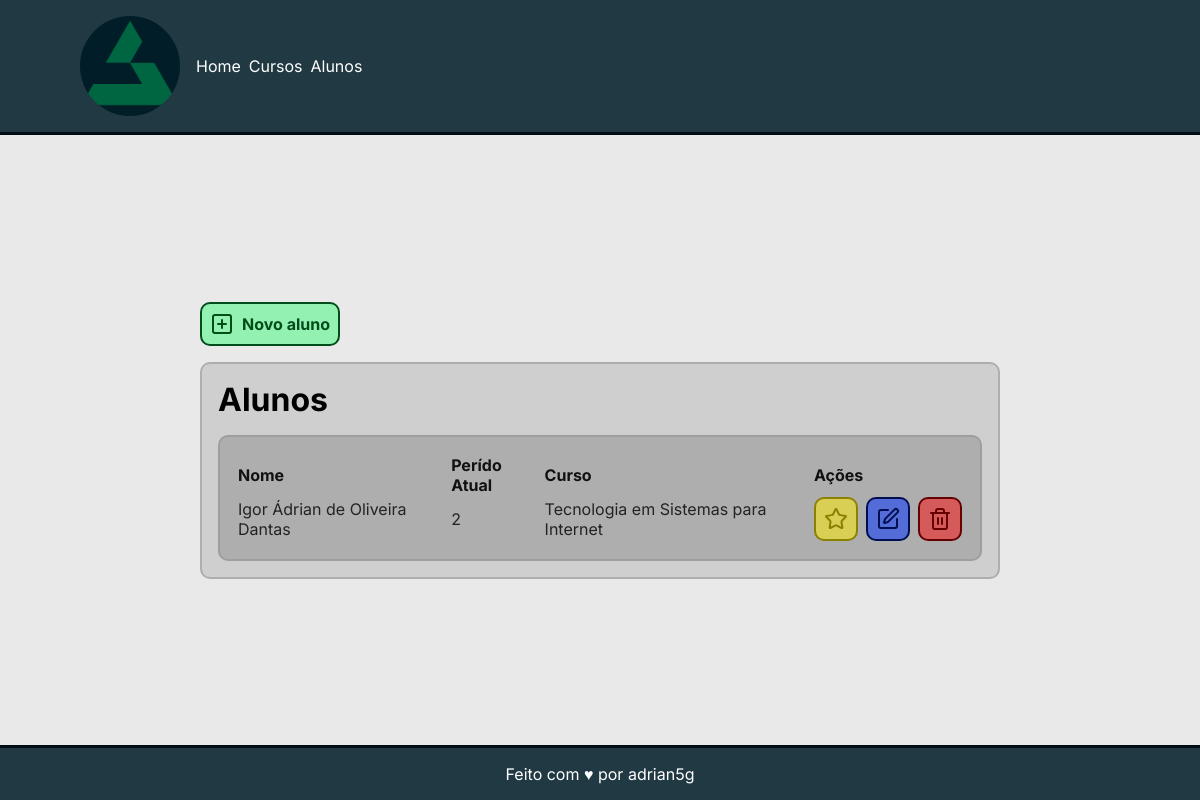
Page /listar_alunos/ on the earlier database version.
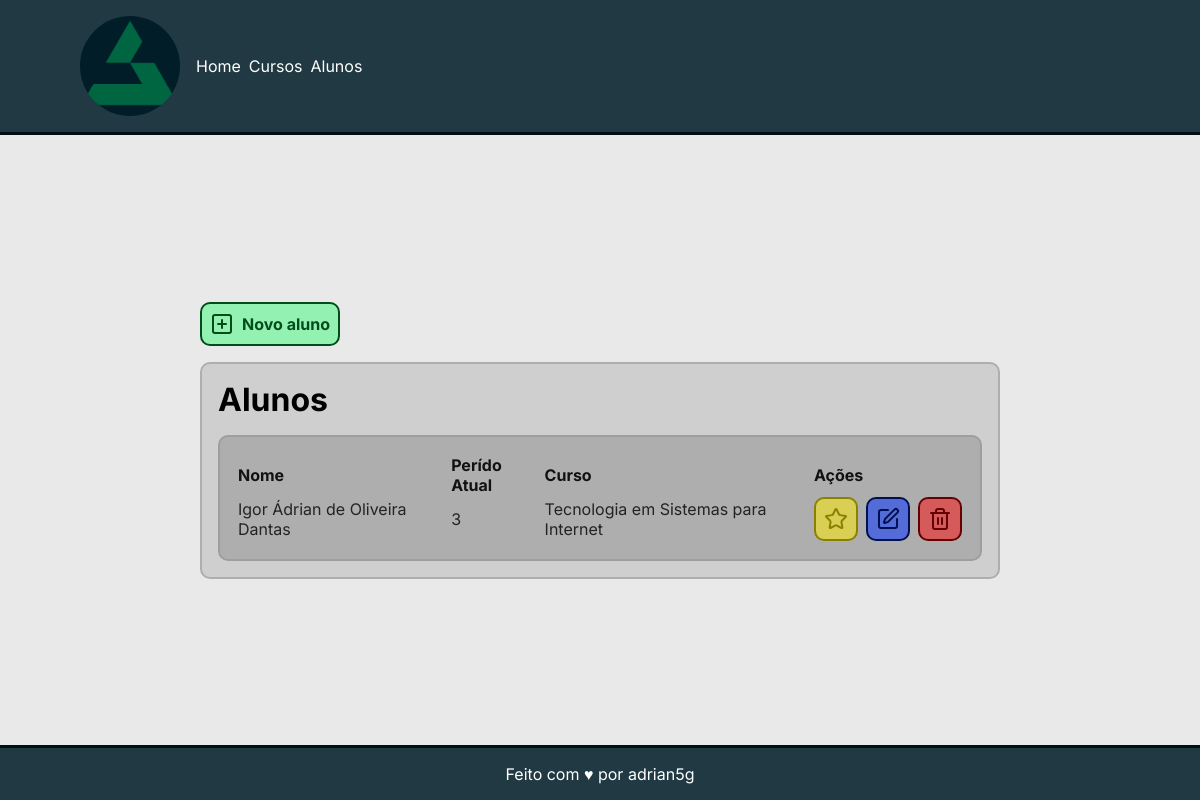
Same page on the later database version.
### core/models.py (models this page shows, shortened)
class Aluno(models.Model):
    nome = models.CharField('Nome', max_length=300)
    periodo_atual = models.IntegerField('Perído Atual')
    curso = models.ForeignKey(Curso, on_delete=models.CASCADE)

class Curso(models.Model):
    nome = models.CharField('Nome', max_length=300)
    vagas = models.IntegerField('Vagas')
    periodos = models.IntegerField('Perídos')
    def __str__(self):
        return self.nome

### core/views.py (the view)
# urls.py: path('listar_alunos/', listar_alunos, name='listar_alunos'),
def listar_alunos(request):
    alunos = Aluno.objects.all()
    context = {
        'alunos': alunos
    }
    return render(request, 'alunos/listar_alunos.html', context)

### core/templates/alunos/listar_alunos.html
{% extends 'base.html' %} {% block conteudo %}
<div class="container">
  <div class="botoes">
    <a class="btn" href="{% url 'cadastrar_aluno' %}">
      <i data-lucide="square-plus"></i>
      <p>Novo aluno</p>
    </a>
  </div>
  <div class="quadro">
    <h1>Alunos</h1>
    <table>
      <tr>
        <th>Nome</th>
        <th>Perído Atual</th>
        <th>Curso</th>
        <th>Ações</th>
      </tr>
      {% for aluno in alunos %}
      <tr>
        <td><p>{{aluno.nome}}</p></td>
        <td><p>{{aluno.periodo_atual}}</p></td>
        <td><p>{{aluno.curso}}</p></td>
        <td>
          <div>
            <a class="btn btn--yellow" href="{% url 'listar_notas' aluno.id aluno.periodo_atual %}">
              <i data-lucide="star"></i>
            </a>
            <a class="btn btn--blue" href="{% url 'editar_aluno' aluno.id %}">
              <i data-lucide="square-pen"></i>
            </a>
            <a class="btn btn--red" href="{% url 'remover_aluno' aluno.id %}">
              <i data-lucide="trash-2"></i>
            </a>
          </div>
        </td>
      </tr>
      {% endfor %}
    </table>
  </div>
</div>
{% endblock %}

Differences in the rows shown:
changed Aluno "Igor Ádrian de Oliveira Dantas": periodo_atual "2" → "3"
